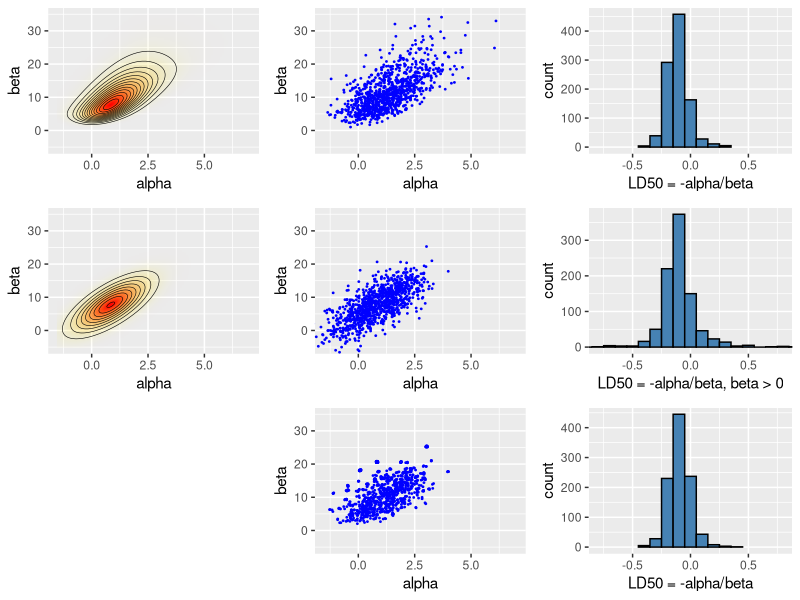

Recreate this plot in R.
#' ---
#' title: "Bayesian data analysis demo 10.3"
#' author: "Aki Vehtari, Markus Paasiniemi"
#' date: "`r format(Sys.Date())`"
#' ---

#' ## Importance sampling with Normal distribution as a proposal for Bioassay model.
#'

#' ggplot2, grid, and gridExtra are used for plotting, tidyr for
#' manipulating data frames
#+ setup, message=FALSE, error=FALSE, warning=FALSE
library(ggplot2)
library(gridExtra)
library(grid)
library(tidyr)
library(MASS)
library(loo)

#' Bioassay data, (BDA3 page 86)
df1 <- data.frame(
  x = c(-0.86, -0.30, -0.05, 0.73),
  n = c(5, 5, 5, 5),
  y = c(0, 1, 3, 5)
)

#' ### Grid sampling for Bioassay model.

#' Compute the posterior density in a grid
#' 
#' - usually should be computed in logarithms!
#' - with alternative prior, check that range and spacing of A and B
#'   are sensible
A = seq(-1.5, 7, length.out = 100)
B = seq(-5, 35, length.out = 100)
# make vectors that contain all pairwise combinations of A and B
cA <- rep(A, each = length(B))
cB <- rep(B, length(A))
# a helper function to calculate the log likelihood
logl <- function(df, a, b)
  df['y']*(a + b*df['x']) - df['n']*log1p(exp(a + b*df['x']))
# calculate likelihoods: apply logl function for each observation
# ie. each row of data frame of x, n and y
p <- apply(df1, 1, logl, cA, cB) %>% rowSums() %>% exp()

#' Sample from the grid (with replacement)
nsamp <- 1000
samp_indices <- sample(length(p), size = nsamp,
                       replace = T, prob = p/sum(p))
samp_A <- cA[samp_indices[1:nsamp]]
samp_B <- cB[samp_indices[1:nsamp]]
# add random jitter, see BDA3 p. 76
samp_A <- samp_A + runif(nsamp, (A[1] - A[2])/2, (A[2] - A[1])/2)
samp_B <- samp_B + runif(nsamp, (B[1] - B[2])/2, (B[2] - B[1])/2)

#' Compute LD50 for all draws
samp_ld50 <- -samp_A/samp_B

#' Create a plot of the posterior density
# limits for the plots
xl <- c(-1.5, 7)
yl <- c(-5, 35)
pos <- ggplot(data = data.frame(cA ,cB, p), aes(x = cA, y = cB)) +
  geom_raster(aes(fill = p, alpha = p), interpolate = T) +
  geom_contour(aes(z = p), colour = 'black', size = 0.2) +
  coord_cartesian(xlim = xl, ylim = yl) +
  labs(x = 'alpha', y = 'beta') +
  scale_fill_gradient(low = 'yellow', high = 'red', guide = F) +
  scale_alpha(range = c(0, 1), guide = F)

#' Plot of the samples
sam <- ggplot(data = data.frame(samp_A, samp_B)) +
  geom_point(aes(samp_A, samp_B), color = 'blue', size = 0.3) +
  coord_cartesian(xlim = xl, ylim = yl) +
  labs(x = 'alpha', y = 'beta')

#' Plot of the histogram of LD50
his <- ggplot() +
  geom_histogram(aes(samp_ld50), binwidth = 0.1,
                 fill = 'steelblue', color = 'black') +
  coord_cartesian(xlim = c(-0.8, 0.8)) +
  labs(x = 'LD50 = -alpha/beta')

#' ### Normal approximation for Bioassay model.

#' Define the function to be optimized
bioassayfun <- function(w, df) {
  z <- w[1] + w[2]*df$x
  -sum(df$y*(z) - df$n*log1p(exp(z)))
}

#' Optimize
w0 <- c(0,0)
optim_res <- optim(w0, bioassayfun, gr = NULL, df1, hessian = T)
w <- optim_res$par
S <- solve(optim_res$hessian)

#' Multivariate normal probability density function
dmvnorm <- function(x, mu, sig)
  exp(-0.5*(length(x)*log(2*pi) + log(det(sig)) + (x-mu)%*%solve(sig, x-mu)))

#' Evaluate likelihood at points (cA,cB) 
#' this is just for illustration and would not be needed otherwise
p <- apply(cbind(cA, cB), 1, dmvnorm, w, S)

#' Sample from the multivariate normal 
samp_norm <- mvrnorm(nsamp, w, S)

#' Samples of LD50 conditional beta > 0:
#' Normal approximation does not take into account that the posterior
#' is not symmetric and that there is very low density for negative
#' beta values. Based on the draws from the normal approximation
#' is is estimated that there is about 5% probability that beta is negative!
bpi <- samp_norm[,2] > 0
samp_norm_ld50 <- -samp_norm[bpi,1]/samp_norm[bpi,2]

#' Create a plot of the posterior density
pos_norm <- ggplot(data = data.frame(cA ,cB, p), aes(x = cA, y = cB)) +
  geom_raster(aes(fill = p, alpha = p), interpolate = T) +
  geom_contour(aes(z = p), colour = 'black', size = 0.2) +
  coord_cartesian(xlim = xl, ylim = yl) +
  labs(x = 'alpha', y = 'beta') +
  scale_fill_gradient(low = 'yellow', high = 'red', guide = F) +
  scale_alpha(range = c(0, 1), guide = F)

#' Plot of the samples
sam_norm <- ggplot(data = data.frame(samp_A=samp_norm[,1], samp_B=samp_norm[,2])) +
  geom_point(aes(samp_A, samp_B), color = 'blue', size = 0.3) +
  coord_cartesian(xlim = xl, ylim = yl) +
  labs(x = 'alpha', y = 'beta')

#' Plot of the histogram of LD50
his_norm <- ggplot() +
  geom_histogram(aes(samp_norm_ld50), binwidth = 0.1,
                 fill = 'steelblue', color = 'black') +
  coord_cartesian(xlim = c(-0.8, 0.8)) +
  labs(x = 'LD50 = -alpha/beta, beta > 0')

#' ### Importance sampling for Bioassay model.
 
#' Multivariate normal log probability density function
ldmvnorm <- function(x, mu, sig)
(-0.5*(length(x)*log(2*pi) + log(det(sig)) + (x-mu)%*%solve(sig, x-mu)))
#' Log importance ratios (working in log scale is numerically more stable)
lg <- apply(samp_norm, 1, ldmvnorm, w, S)
lp <- apply(df1, 1, logl, samp_norm[,1], samp_norm[,2]) %>% rowSums()
lw <- lp-lg
#' Pareto smoothed importance sampling
#' [(Vehtari et al, 2017)](https://arxiv.org/abs/1507.02646)
psis <- psislw(lw)
pis <- exp(psis$lw_smooth)
#' Pareto diagnostics. k<0.7 is ok.
#' [(Vehtari et al, 2017)](https://arxiv.org/abs/1507.02646)
print(psis$pareto_k)

#' Importance sampling weights could be used to weight different
#' expectations directly, but for visualisation and easy computation
#' of LD50 histogram, we use resampling importance sampling.
samp_indices <- sample(length(pis), size = nsamp,
                       replace = T, prob = pis)
rissamp_A <- samp_norm[samp_indices,1]
rissamp_B <- samp_norm[samp_indices,2]
# add random jitter, see BDA3 p. 76
rissamp_A <- rissamp_A + runif(nsamp, (A[1] - A[2])/2, (A[2] - A[1])/2)
rissamp_B <- rissamp_B + runif(nsamp, (B[1] - B[2])/2, (B[2] - B[1])/2)
# samples of LD50 
rissamp_ld50 <- -rissamp_A/rissamp_B

#' Plot of the samples
sam_ris <- ggplot(data = data.frame(rissamp_A, rissamp_B)) +
  geom_point(aes(rissamp_A, rissamp_B), color = 'blue', size = 0.3) +
  coord_cartesian(xlim = xl, ylim = yl) +
  labs(x = 'alpha', y = 'beta')

#' Plot of the histogram of LD50
his_ris <- ggplot() +
  geom_histogram(aes(rissamp_ld50), binwidth = 0.1,
                 fill = 'steelblue', color = 'black') +
  coord_cartesian(xlim = c(-0.8, 0.8)) +
  labs(x = 'LD50 = -alpha/beta')

#' Combine the plots. Top: grid sampling, middle: normal
#' approximation, bottom: importance sampling.
#+ blank, fig.show='hide'
blank <- grid.rect(gp=gpar(col="white"))
#+ combined
grid.arrange(pos, sam, his, pos_norm, sam_norm, his_norm, blank, sam_ris, his_ris, ncol=3)
